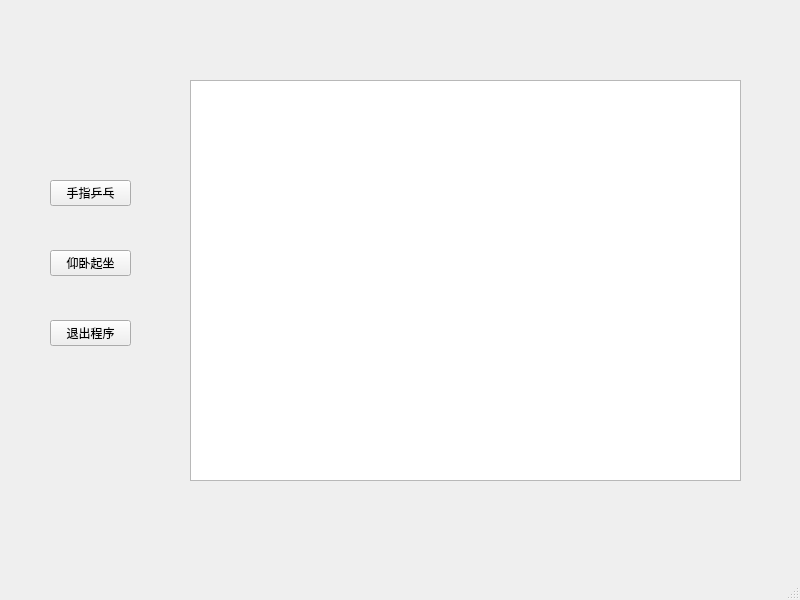
<?xml version="1.0" encoding="UTF-8"?>
<ui version="4.0">
 <class>MainWindow</class>
 <widget class="QMainWindow" name="MainWindow">
  <property name="geometry">
   <rect>
    <x>0</x>
    <y>0</y>
    <width>800</width>
    <height>600</height>
   </rect>
  </property>
  <property name="windowTitle">
   <string>MainWindow</string>
  </property>
  <widget class="QWidget" name="centralwidget">
   <widget class="QPushButton" name="close">
    <property name="geometry">
     <rect>
      <x>50</x>
      <y>320</y>
      <width>81</width>
      <height>26</height>
     </rect>
    </property>
    <property name="text">
     <string>退出程序</string>
    </property>
   </widget>
   <widget class="QGraphicsView" name="graphicsView">
    <property name="geometry">
     <rect>
      <x>190</x>
      <y>80</y>
      <width>551</width>
      <height>401</height>
     </rect>
    </property>
   </widget>
   <widget class="QPushButton" name="finger_game">
    <property name="geometry">
     <rect>
      <x>50</x>
      <y>180</y>
      <width>81</width>
      <height>26</height>
     </rect>
    </property>
    <property name="text">
     <string>手指乒乓</string>
    </property>
   </widget>
   <widget class="QPushButton" name="situp_game">
    <property name="geometry">
     <rect>
      <x>50</x>
      <y>250</y>
      <width>81</width>
      <height>26</height>
     </rect>
    </property>
    <property name="text">
     <string>仰卧起坐</string>
    </property>
   </widget>
  </widget>
  <widget class="QMenuBar" name="menubar">
   <property name="geometry">
    <rect>
     <x>0</x>
     <y>0</y>
     <width>800</width>
     <height>21</height>
    </rect>
   </property>
  </widget>
  <widget class="QStatusBar" name="statusbar"/>
 </widget>
 <resources/>
 <connections/>
</ui>
